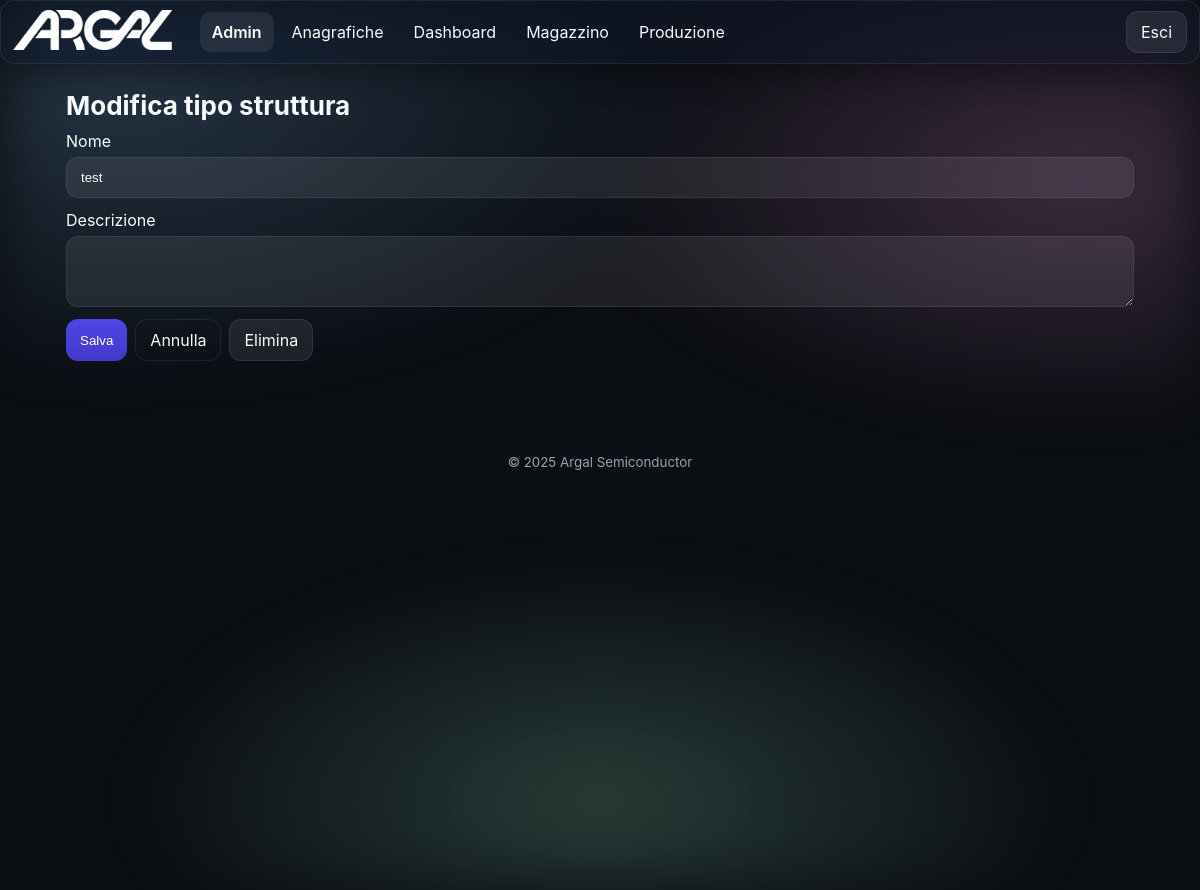
The app's page /admin/structures/type/1/edit (signed in) with its own data.
### app/models.py (models this page shows, shortened)
class TimestampMixin(db.Model):
    __abstract__ = True
    created_at = db.Column(db.DateTime, default=datetime.utcnow)
    updated_at = db.Column(db.DateTime, default=datetime.utcnow, onupdate=datetime.utcnow)

class Module(TimestampMixin):
    __tablename__ = 'modules'
    id = db.Column(db.Integer, primary_key=True)
    name = db.Column(db.String(100), unique=True, nullable=False)
    slug = db.Column(db.String(100), unique=True, nullable=False)
    endpoint = db.Column(db.String(120), unique=True, nullable=False)
    enabled = db.Column(db.Boolean, default=True)
    icon = db.Column(db.String(100), default='cube')

class StructureType(TimestampMixin):
    __tablename__ = 'structure_types'
    id = db.Column(db.Integer, primary_key=True)
    name = db.Column(db.String(120), unique=True, nullable=False)
    description = db.Column(db.Text)
    fields = db.relationship('TypeField', backref='type', cascade='all, delete-orphan')
    is_assembly = db.Column(db.Boolean, default=False)
    is_part = db.Column(db.Boolean, default=False)
    is_commercial = db.Column(db.Boolean, default=False)
    default_work_phase_id = db.Column(db.Integer, db.ForeignKey('work_phases.id'), nullable=True)
    default_processing_type = db.Column(db.String(20))  # "internal" or "external"
    default_supplier_id = db.Column(db.Integer, db.ForeignKey('suppliers.id'), nullable=True)
    default_work_center_id = db.Column(db.Integer, db.ForeignKey('work_centers.id'), nullable=True)
    default_weight = db.Column(db.Float)
    default_processing_cost = db.Column(db.Float)
    default_standard_time = db.Column(db.Float)  # stored in minutes
    default_lead_time_theoretical = db.Column(db.Float)  # stored in minutes
    default_lead_time_real = db.Column(db.Float)  # stored in minutes
    default_description = db.Column(db.Text)
    default_notes = db.Column(db.Text)
    default_price_per_unit = db.Column(db.Float)
    default_minimum_order_qty = db.Column(db.Integer)
    default_stock_threshold = db.Column(db.Float)
    default_replenishment_qty = db.Column(db.Float)
    default_work_phase = db.relationship('WorkPhase', foreign_keys=[default_work_phase_id])
    default_supplier = db.relationship('Supplier', foreign_keys=[default_supplier_id])
    default_work_center = db.relationship('WorkCenter', foreign_keys=[default_work_center_id])

### app/blueprints/admin/routes.py (the view, shortened to what this page needs)
@admin_bp.route('/structures/type/<int:type_id>/edit', methods=['GET', 'POST'])
@login_required
def edit_structure_type(type_id: int):
    admin_required()
    stype = StructureType.query.get_or_404(type_id)
    suppliers = Supplier.query.order_by(Supplier.name.asc()).all()
    work_centers = WorkCenter.query.order_by(WorkCenter.name.asc()).all()
    work_phases = WorkPhase.query.order_by(WorkPhase.name.asc()).all()
    return render_template('admin/edit_structure_type.html',
                           type=stype,
                           suppliers=suppliers,
                           work_centers=work_centers,
                           work_phases=work_phases)

### app/blueprints/admin/routes.py (called while the page is built)
def admin_required():
    if not current_user.is_authenticated or not getattr(current_user, 'is_admin', False):
        abort(403)

@admin_bp.before_request
def check_admin():
    if not current_user.is_authenticated:
        return login_manager.unauthorized()
    if not current_user.is_admin:
        abort(403)

### app/models.py (called while the page is built)
@login_manager.user_loader
def load_user(user_id):
    try:
        return User.query.get(int(user_id))
    except Exception:
        return None

    @property
    def is_admin(self) -> bool:
        return self.role == 'admin'

### app/templates/admin/edit_structure_type.html (shortened to what this page needs)
{% extends 'base.html' %}
{% block content %}
<section class="section">
  <h2 class="section-title">Modifica tipo struttura</h2>
  <form method="post" class="form">
    <label class="field">
      <span>Nome</span>
      <input name="name" required value="{{ type.name }}">
    </label>
    <label class="field">
      <span>Descrizione</span>
      <textarea name="description" rows="3">{{ type.description }}</textarea>
    </label>
    <div class="form-actions" style="display:flex; gap:8px; flex-wrap:wrap;">
      <button class="btn primary" type="submit">Salva</button>
      <a class="btn ghost" href="{{ url_for('admin.structures') }}">Annulla</a>
      <a class="btn danger" href="{{ url_for('admin.delete_structure_type', type_id=type.id) }}">Elimina</a>
    </div>
  </form>
</section>
{% endblock %}

### app/templates/base.html (shortened to what this page needs)
<!doctype html>
<html lang="it" data-theme="dark">
<head>
  <link rel="stylesheet" href="{{ url_for('static', filename='css/styles.css') }}">
</head>
<body>
  <div class="bg-aurora"></div>
  {% if current_user.is_authenticated and not embedded %}
  <header class="app-header glass">
    <div class="brand">
      <a href="{{ url_for('dashboard.index') }}" class="brand-link" style="display:inline-block;">
        <img src="{{ url_for('static', filename='img/logo.png') }}" alt="Logo" class="logo">
      </a>
    </div>
    <nav class="nav-desktop">
      {% set cur_ep = request.endpoint or '' %}
      {% set detected_bp = (cur_ep.split('.')|first) %}
      {% set forced_bp = None %}
      {% if active_module is defined and active_module %}
        {% set forced_bp = active_module %}
      {% elif g is defined and g.active_module is defined and g.active_module %}
        {% set forced_bp = g.active_module %}
      {% endif %}
      {% set cur_bp = forced_bp if forced_bp else detected_bp %}
      {% for m in enabled_modules %}
        {% set mod_bp = (m.endpoint.split('.')|first) %}
        {% set is_active = (mod_bp == cur_bp) %}
        {% set display_name = 'Anagrafiche' if (m.slug == 'products' or m.name == 'Prodotti') else m.name %}
        <a class="nav-link{{ ' active' if is_active else '' }}" href="{{ url_for(m.endpoint) }}">{{ display_name }}</a>
      {% endfor %}
    </nav>
    <div class="header-actions">
      <a class="btn btn-ghost" href="{{ url_for('auth.logout') }}">Esci</a>
    </div>
  </header>
    {% set cur_ep = request.endpoint or '' %}
    {% set detected_bp = (cur_ep.split('.')|first) %}
    {% set forced_bp = None %}
    {% if active_module is defined and active_module %}
      {% set forced_bp = active_module %}
    {% elif g is defined and g.active_module is defined and g.active_module %}
      {% set forced_bp = g.active_module %}
    {% endif %}
    {% set cur_bp = forced_bp if forced_bp else detected_bp %}
  {% endif %}
  <main class="container">
    {% block content %}{% endblock %}
  </main>
  {% if not embedded %}
  <footer class="app-footer">
    <small>© {{ 2025 }} Argal Semiconductor</small>
  </footer>
  {% endif %}
</body>
</html>

### app/static/css/styles.css (style rules this page uses)
:root { --radius: 14px; --gap: 16px; --glass-bg: rgba(255,255,255,.10); --glass-stroke: rgba(255,255,255,.25); --text: #0b0b0c; --muted: #6b7280; --bg: #f6f7fb; --card: rgba(255,255,255,.6); --shadow: 0 10px 30px rgba(2,6,23,.15); }
html[data-theme='dark'] { --glass-bg: rgba(17,25,40,.50); --glass-stroke: rgba(255,255,255,.08); --text: #f8fafc; --muted: #93a3b3; --bg: #0b0e13; --card: rgba(255,255,255,.08); --shadow: 0 10px 30px rgba(0,0,0,.35); color-scheme: dark light; }
* { box-sizing:border-box; }
html,body { height:100%; }
body { margin:0; font-family: -apple-system, BlinkMacSystemFont, "Segoe UI", Roboto, Inter, "Helvetica Neue", Arial, "Apple Color Emoji","Segoe UI Emoji", "Segoe UI Symbol"; color: var(--text); background: var(--bg); }
.container { max-width:1100px; margin: 90px auto 60px; padding: 0 16px; }
.bg-aurora { position: fixed; inset: 0; background: radial-gradient(1200px 600px at 10% 10%, #8ec5ff33 0%, transparent 50%), radial-gradient(1000px 500px at 90% 20%, #ffa3e533 0%, transparent 50%), radial-gradient(1200px 600px at 50% 90%, #a7f3d033 0%, transparent 40%); filter: blur(30px) saturate(120%); animation: float 16s linear infinite alternate; z-index: -1; }
.glass { background: var(--glass-bg); border: 1px solid var(--glass-stroke); backdrop-filter: blur(14px) saturate(140%); -webkit-backdrop-filter: blur(14px) saturate(140%); border-radius: var(--radius); box-shadow: var(--shadow); }
.app-header { position: fixed; top: 0; left: 0; right: 0; height: 64px; display:flex; align-items:center; gap:16px; padding: 0 12px; z-index: 1000; }
.brand { display:flex; align-items:center; gap:10px; }
.brand .logo { height: 40px; width: auto; }
.nav-desktop { margin-left: 12px; display:none; gap:6px; }
.nav-desktop .nav-link { display:inline-flex; align-items:center; gap:8px; padding:10px 12px; border-radius: 10px; text-decoration:none; color:inherit; transition: transform .2s ease, background .2s ease, font-weight .2s ease; }
.nav-desktop .nav-link.active, .nav-mobile .nav-link.active { font-weight:600; background: var(--card); }
.header-actions { margin-left:auto; display:flex; align-items:center; gap:10px; }
@media (min-width: 900px) { .nav-desktop { display:flex; } }
.btn { display:inline-flex; align-items:center; justify-content:center; gap:8px; padding:10px 14px; border-radius: 12px; border:1px solid var(--glass-stroke); background: var(--card); cursor:pointer; text-decoration:none; color:inherit; transition: transform .2s ease, filter .2s ease, background .2s ease; }
.btn.primary { background: linear-gradient(180deg, #4f46e5, #4338ca); color:white; border:0; }
.btn.ghost { background: transparent; border:1px solid var(--glass-stroke); }
.section { margin-top: 12px; }
.section-title { font-size: 26px; margin: 10px 0; }
.form { display:flex; flex-direction:column; gap: 12px; }
.field { display:flex; flex-direction:column; gap:6px; }
.field input:not([type="checkbox"]):not([type="radio"]), .field textarea, .field select { border-radius: 12px; padding:12px 14px; background: var(--card); border:1px solid var(--glass-stroke); color: inherit; outline: none; -webkit-appearance: none; appearance: none; }
.app-footer { text-align:center; padding: 30px 0; color: var(--muted); }

### records on screen
Module: name "Admin"
Module: name "Anagrafiche"
Module: name "Dashboard"
Module: name "Magazzino"
Module: name "Produzione"
StructureType: name "test"

### other values on screen
{{ 2025 }} "2025"
